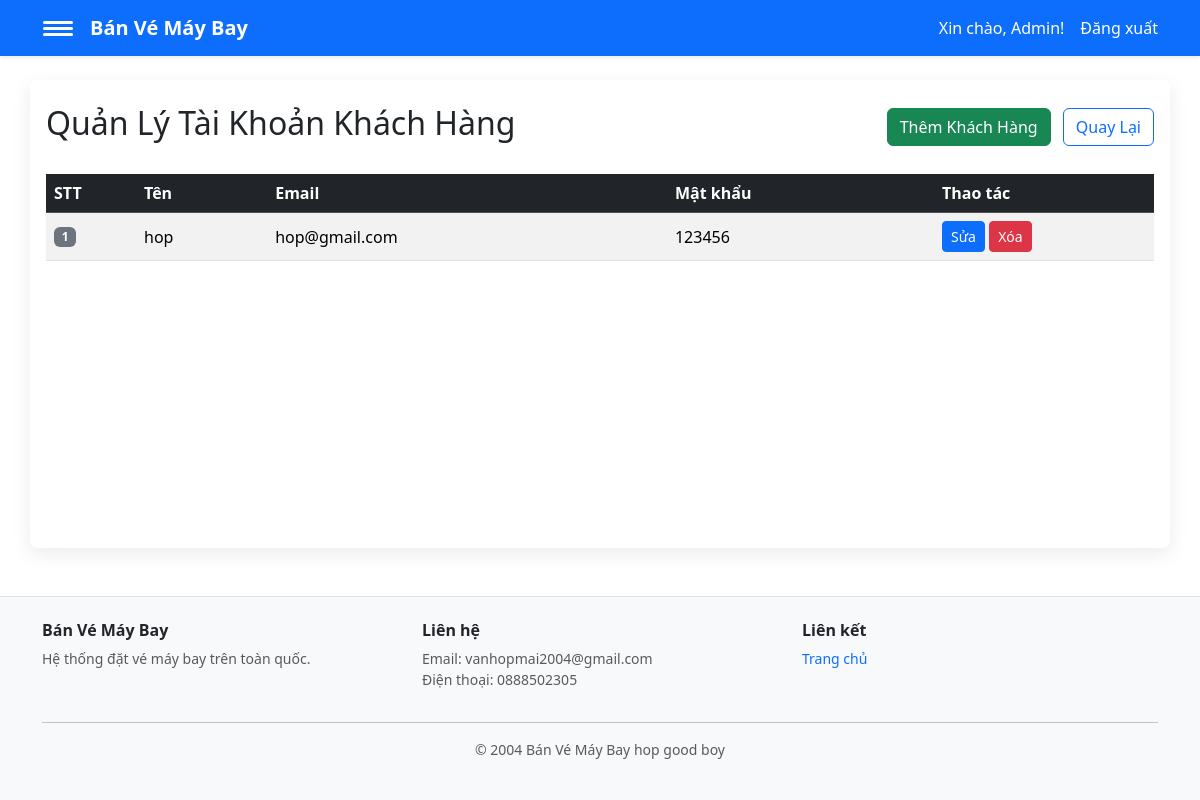
The app's page /banvemaybay/admin/customers (signed in) with its own data.
### tables this page shows
CREATE TABLE `nguoi_dung` (
  `id` int(11) NOT NULL,
  `ten` varchar(150) NOT NULL,
  `email` varchar(150) NOT NULL,
  `mat_khau` varchar(255) NOT NULL,
  `vai_tro` enum('admin','customer') NOT NULL DEFAULT 'customer',
  `tao_luc` timestamp NOT NULL DEFAULT current_timestamp()
);

### app/Helpers/helpers.php (called while the page is built, shortened)
<?php
$config = require __DIR__ . '/../../config/app.php';
function duongDan(string $path = ''): string {
    global $config;
    $base = rtrim($config['base_path'], '/');
    $path = '/' . ltrim($path, '/');
    return $base . $path;
}
function base_url(string $path = ''): string { return duongDan($path); }
function view_shared_data(): array {
    $user = $_SESSION['user'] ?? null;
    $isLoggedIn = !empty($user);
    $isAdmin = $isLoggedIn && (($user['vai_tro'] ?? '') === 'admin');
    return [
        'currentUser' => $user,
        'isLoggedIn' => $isLoggedIn,
        'isAdmin' => $isAdmin,
        'currentUserName' => $isLoggedIn ? (string)($user['ten'] ?? '') : '',
        'currentUserEmail' => $isLoggedIn ? (string)($user['email'] ?? '') : '',
    ];
}
function view(string $template, array $data = []): void {
    $data = array_merge(view_shared_data(), $data);
    extract($data, EXTR_SKIP);
    $viewFile = __DIR__ . '/../Views/' . $template . '.php';
    require $viewFile;
}

### app/Controllers/AdminController.php (called while the page is built, shortened)
<?php
require_once __DIR__ . '/../Helpers/helpers.php';
require_once __DIR__ . '/../Models/Plane.php';
require_once __DIR__ . '/../Models/User.php';
class AdminController {
    public function customers(): void {
      $customers = User::customersOrdered();
      view('admin/customers', compact('customers'));
    }
}

### config/app.php (called while the page is built)
<?php
return [
    'db' => [
        'host' => '127.0.0.1',
        'user' => 'root',
        'pass' => '',
        'name' => 'banvemaybay',
    ],
    'base_path' => '/banvemaybay',
];

### app/Models/User.php (called while the page is built, shortened)
<?php
require_once __DIR__ . '/../Helpers/helpers.php';
class User {
    public static function customersOrdered(): array {
        global $mysqli;
        $res = $mysqli->query("SELECT id, ten, email, mat_khau FROM nguoi_dung WHERE vai_tro='customer' ORDER BY id DESC");
        return $res ? $res->fetch_all(MYSQLI_ASSOC) : [];
    }
}

### app/Views/admin/customers.php (the view, shortened to what this page needs)
<?php require_once __DIR__ . '/../partials/navbar.php'; ?>
<!doctype html>
<html>
<head>
  <link href="https://cdn.jsdelivr.net/npm/bootstrap@5.3.2/dist/css/bootstrap.min.css" rel="stylesheet">
</head>
<body class="admin-bg">
<div class="container-lg py-4 page-wrap">
  <div class="d-flex justify-content-between align-items-center mb-4">
    <h2><i class="bi bi-people"></i> Quản Lý Tài Khoản Khách Hàng</h2>
    <div>
      <a href="<?=base_url('/admin/customers/create')?>" class="btn btn-success me-2">
        <i class="bi bi-plus-circle"></i> Thêm Khách Hàng
      </a>
      <a href="<?=base_url('/admin/dashboard')?>" class="btn btn-outline-primary">
        <i class="bi bi-arrow-left"></i> Quay Lại
      </a>
    </div>
  </div>
  <div class="table-responsive">
    <table class="table table-hover table-striped align-middle">
      <thead class="table-dark">
        <tr>
          <th style="width: 90px;">STT</th>
          <th>Tên</th>
          <th>Email</th>
          <th>Mật khẩu</th>
          <th style="width: 220px;">Thao tác</th>
        </tr>
      </thead>
      <tbody>
        <?php if (empty($customers)): ?>
          <tr><td colspan="5" class="text-center">Chưa có khách hàng</td></tr>
        <?php else: $stt = 1; foreach ($customers as $row): ?>
          <tr>
            <td><span class="badge bg-secondary"><?=$stt++?></span></td>
            <td><?=htmlspecialchars($row['ten'] ?? '')?></td>
            <td><?=htmlspecialchars($row['email'] ?? '')?></td>
            <td><?=htmlspecialchars($row['mat_khau'] ?? '')?></td>
            <td>
              <a class="btn btn-sm btn-primary" href="<?=base_url('/admin/customers/edit')?>?id=<?=$row['id']?>">
                <i class="bi bi-pencil"></i> Sửa
              </a>
              <a class="btn btn-sm btn-danger" href="<?=base_url('/admin/customers')?>?delete=<?=$row['id']?>" onclick="return confirm('Xóa tài khoản khách hàng này?')">
                <i class="bi bi-trash"></i> Xóa
              </a>
            </td>
          </tr>
        <?php endforeach; endif; ?>
      </tbody>
    </table>
  </div>
</div>
<?php require_once __DIR__ . '/../partials/footer.php'; ?>
</body>
</html>

### app/Views/partials/footer.php (style rules this page uses)
html, body { height: 100%; }
body { min-height: 100vh; display: flex; flex-direction: column; }
body > .container, body > .container-fluid, body > .container-sm, body > .container-md, body > .container-lg, body > .container-xl, body > .container-xxl { flex: 1 0 auto; }

### records on screen
nguoi_dung: ten "hop", email "hop@gmail.com", mat_khau "123456"

### other values on screen
$currentUserName "Admin"
